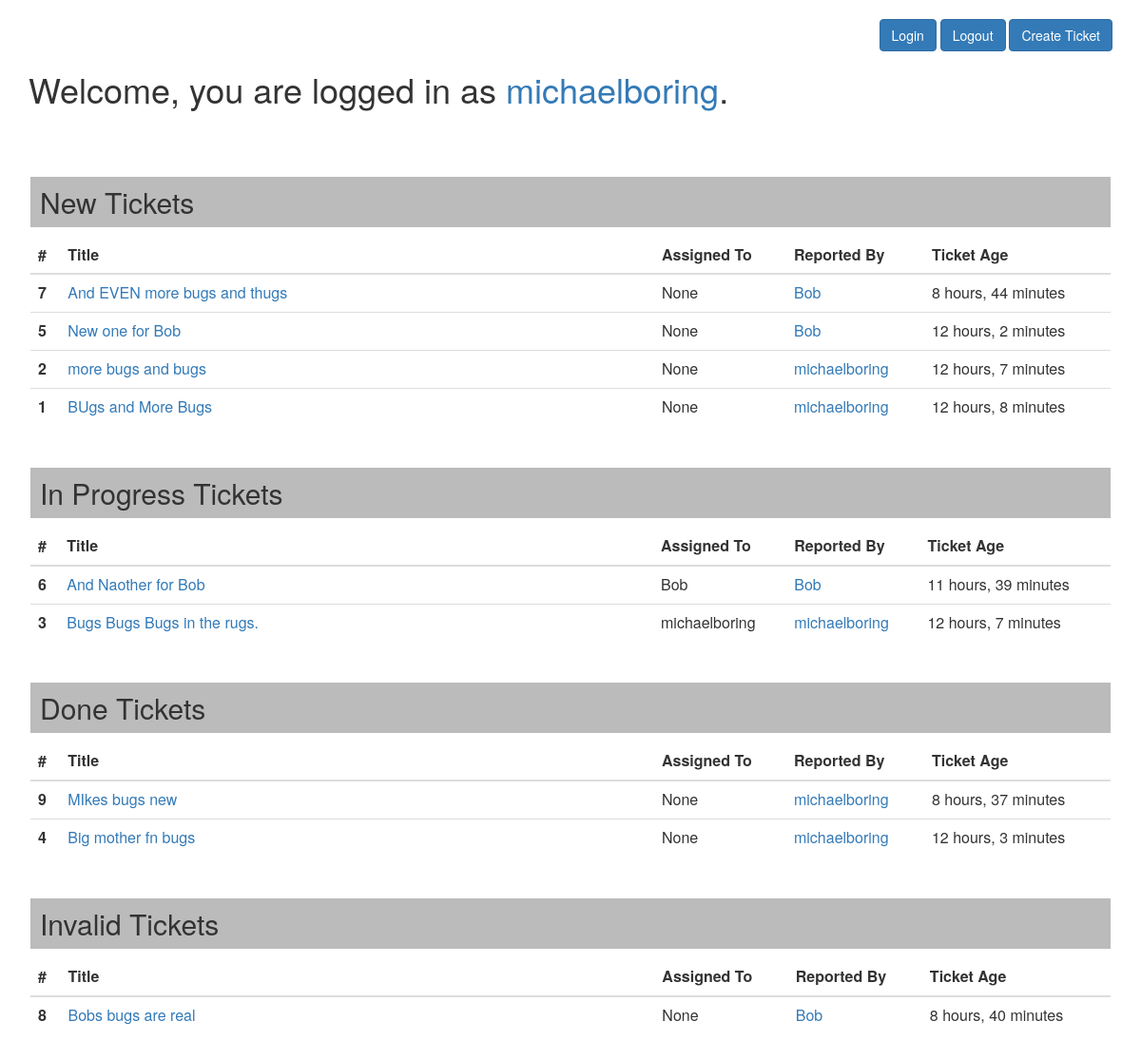
The app's page / (signed in) with its own data.
### myuser/models.py (models this page shows)
class MyUser(AbstractUser):
    pass

### homepage/models.py (models this page shows, shortened)
class Ticket(models.Model):
    title = models.CharField(max_length=50)
    post_date = models.DateTimeField(default=timezone.now)
    description = models.TextField()
    user_filed = models.ForeignKey(newauthmodel, on_delete=models.CASCADE)
    status = models.CharField(max_length=50, default='New')
    user_assigned = models.CharField(max_length=50, blank=True, null=True)
    user_completed = models.CharField(max_length=50, blank=True, null=True)

### homepage/views.py (the view)
# urls.py: path('', index, name="homepage"),
def index(request):
    new_tickets = Ticket.objects.filter(
        status='New').order_by('post_date').reverse()
    progress_tickets = Ticket.objects.filter(
        status='In Progress').order_by('post_date').reverse()
    completed_tickets = Ticket.objects.filter(
        status='Done').order_by('post_date').reverse()
    invalid_tickets = Ticket.objects.filter(
        status='Invalid').order_by('post_date').reverse()
    current_time = timezone.now()
    return render(request, "index.html", {"new_tickets": new_tickets, "progress_tickets": progress_tickets, "completed_tickets": completed_tickets, "invalid_tickets": invalid_tickets, "current_time": current_time})

### templates/index.html (shortened to what this page needs)
{% extends 'base.html' %} {% block content %}
<br />
<div align="right">
  <a href="/login/" class="btn btn-primary">Login</a>&nbsp;<a
    href="/logout/"
    class="btn btn-primary"
    >Logout</a
  >{% if request.user.is_authenticated %}&nbsp;<a
    href="/addticket/"
    class="btn btn-primary"
    >Create Ticket</a
  >{% endif %}
</div>
{% if request.user.is_authenticated %}
<h1>
  Welcome, you are logged in as
  <a href="user/{{ request.user.id }}/">{{ request.user.username }}</a>.
</h1>
<br />
<br />
<div class="card" style="padding: 2px">
  <h2 class="card-header" style="background-color: #bbb; padding: 10px">
    New Tickets
  </h2>
  <div class="card-body">
    <table class="table">
      <thead>
        <tr>
          <th scope="col">#</th>
          <th scope="col" style="width: 55%">Title</th>
          <th scope="col">Assigned To</th>
          <th scope="col">Reported By</th>
          <th scope="col">Ticket Age</th>
        </tr>
      </thead>
      <tbody>
        {% if new_tickets %} {% for post in new_tickets %}
        <tr>
          <th scope="row">{{ post.id }}</th>
          <td><a href="ticket/{{ post.id }}/">{{ post.title }}</a></td>
          <td>{{ post.user_assigned }}</td>
          <td>
            <a href="user/{{ post.user_filed.id }}/">{{ post.user_filed }}</a>
          </td>
          <td>{{ current_time|timeuntil:post.post_date }}</td>
        </tr>
        {% endfor %} {% endif %}
      </tbody>
    </table>
  </div>
</div>
<div class="card" style="padding: 2px">
  <h2 class="card-header" style="background-color: #bbb; padding: 10px">
    In Progress Tickets
  </h2>
  <div class="card-body">
    <table class="table">
      <thead>
        <tr>
          <th scope="col">#</th>
          <th scope="col" style="width: 55%">Title</th>
          <th scope="col">Assigned To</th>
          <th scope="col">Reported By</th>
          <th scope="col">Ticket Age</th>
        </tr>
      </thead>
      <tbody>
        {% if progress_tickets %} {% for post in progress_tickets %}
        <tr>
          <th scope="row">{{ post.id }}</th>
          <td><a href="ticket/{{ post.id }}/">{{ post.title }}</a></td>
          <td>{{ post.user_assigned }}</td>
          <td>
            <a href="user/{{ post.user_filed.id }}/">{{ post.user_filed }}</a>
          </td>
          <td>{{ current_time|timeuntil:post.post_date }}</td>
        </tr>
        {% endfor %} {% endif %}
      </tbody>
    </table>
  </div>
</div>
<div class="card" style="padding: 2px">
  <h2 class="card-header" style="background-color: #bbb; padding: 10px">
    Done Tickets
  </h2>
  <div class="card-body">
    <table class="table">
      <thead>
        <tr>
          <th scope="col">#</th>
          <th scope="col" style="width: 55%">Title</th>
          <th scope="col">Assigned To</th>
          <th scope="col">Reported By</th>
          <th scope="col">Ticket Age</th>
        </tr>
      </thead>
      <tbody>
        {% if completed_tickets %} {% for post in completed_tickets %}
        <tr>
          <th scope="row">{{ post.id }}</th>
          <td><a href="ticket/{{ post.id }}/">{{ post.title }}</a></td>
          <td>{{ post.user_assigned }}</td>
          <td>
            <a href="user/{{ post.user_filed.id }}/">{{ post.user_filed }}</a>
          </td>
          <td>{{ current_time|timeuntil:post.post_date }}</td>
        </tr>
        {% endfor %} {% endif %}
      </tbody>
    </table>
  </div>
</div>
<div class="card" style="padding: 2px">
  <h2 class="card-header" style="background-color: #bbb; padding: 10px">
    Invalid Tickets
  </h2>
  <div class="card-body">
    <table class="table">
      <thead>
        <tr>
          <th scope="col">#</th>
          <th scope="col" style="width: 55%">Title</th>
          <th scope="col">Assigned To</th>
          <th scope="col">Reported By</th>
          <th scope="col">Ticket Age</th>
        </tr>
      </thead>
      <tbody>
        {% if invalid_tickets %} {% for post in invalid_tickets %}
        <tr>
          <th scope="row">{{ post.id }}</th>
          <td><a href="ticket/{{ post.id }}/">{{ post.title }}</a></td>
          <td>{{ post.user_assigned }}</td>
          <td>
            <a href="user/{{ post.user_filed.id }}/">{{ post.user_filed }}</a>
          </td>
          <td>{{ current_time|timeuntil:post.post_date }}</td>
        </tr>
        {% endfor %} {% endif %}
      </tbody>
    </table>
  </div>
</div>
<br />
{% else %}
<h1>BUG-BE-GONE, The Ultimate Bug Tracker</h1>
<h2>Please <a href="/login/">login</a> to continue.</h2>
{% endif %} {% endblock %}

### records on screen
MyUser: user.username "michaelboring"
Ticket: id "7", title "And EVEN more bugs and thugs", user_assigned "None", user_filed "Bob", post_date "8 hours, 44 minutes"
Ticket: id "5", title "New one for Bob", user_assigned "None", user_filed "Bob", post_date "12 hours, 2 minutes"
Ticket: id "2", title "more bugs and bugs", user_assigned "None", user_filed "michaelboring", post_date "12 hours, 7 minutes"
Ticket: id "1", title "BUgs and More Bugs", user_assigned "None", user_filed "michaelboring", post_date "12 hours, 8 minutes"
Ticket: id "6", title "And Naother for Bob", user_assigned "Bob", user_filed "Bob", post_date "11 hours, 39 minutes"
Ticket: id "3", title "Bugs Bugs Bugs in the rugs.", user_assigned "michaelboring", user_filed "michaelboring", post_date "12 hours, 7 minutes"
Ticket: id "9", title "MIkes bugs new", user_assigned "None", user_filed "michaelboring", post_date "8 hours, 37 minutes"
Ticket: id "4", title "Big mother fn bugs", user_assigned "None", user_filed "michaelboring", post_date "12 hours, 3 minutes"
Ticket: id "8", title "Bobs bugs are real", user_assigned "None", user_filed "Bob", post_date "8 hours, 40 minutes"
